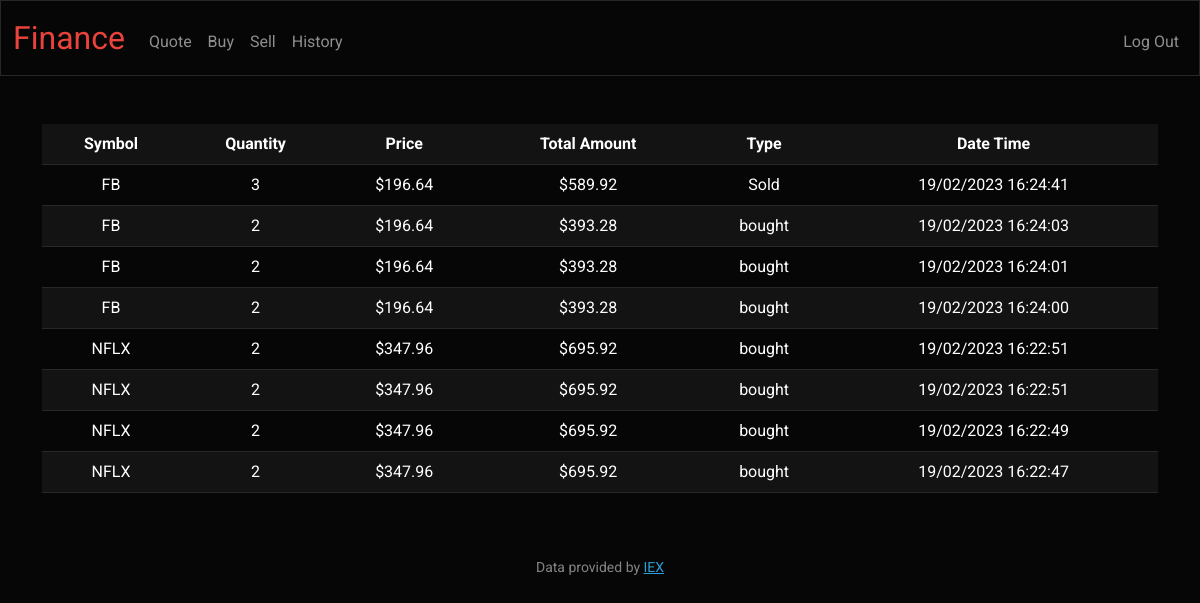
The app's page /history (signed in) with its own data.
### tables this page shows
CREATE TABLE transactions ('id' INTEGER PRIMARY KEY AUTOINCREMENT NOT NULL,'userid' INTEGER NOT NULL, 'name' TEXT NOT NULL,'symbol' TEXT NOT NULL, 'price' NUMERIC NOT NULL ,'quantity' INTEGER,'type' TEXT NOT NULL,'date' TEXT NOT NULL, 'time' TEXT NOT NULL, 'total' NUMERIC NOT NULL,FOREIGN KEY(userid) REFERENCES users(id) );

### app.py (the view)
@app.route("/history")
@login_required
def history():
    user_id = session["user_id"]
    transactions_history = db.execute(
        "SELECT * FROM transactions WHERE userid=? ORDER BY id DESC", user_id)
    return render_template("history.html", transactions=transactions_history)

### app.py (called while the page is built)
@app.after_request
def after_request(response):
    response.headers["Cache-Control"] = "no-cache, no-store, must-revalidate"
    response.headers["Expires"] = 0
    response.headers["Pragma"] = "no-cache"
    return response

### helpers.py (called while the page is built)
def login_required(f):
    @wraps(f)
    def decorated_function(*args, **kwargs):
        if session.get("user_id") is None:
            return redirect("/login")
        return f(*args, **kwargs)
    return decorated_function

def usd(value):
    return f"${value:,.2f}"

### templates/history.html (shortened to what this page needs)
{% extends "layout.html" %}
{% block main %}
    <div class="container">
        <table class="table table-striped">
            <thead>
                <tr>
                    <th>Symbol</th>
                    <th>Quantity</th>
                    <th>Price</th>
                    <th>Total Amount</th>
                    <th>Type</th>
                    <th>Date Time</th>
                </tr>
            </thead>
            <tbody>
                    {% for i in transactions %}
                    <tr>
                        <td>{{ i["symbol"].upper() }}</td>
                        <td>{{ i["quantity"] }}</td>
                        <td>{{ i["price"] | usd }}</td>
                        <td>{{ i["total"] | usd }}</td>
                        <td>{{ i["type"] }}</td>
                        <td>{{i["date"]}} {{i["time"]}}</td>
                    </tr>
                    {% endfor %}
            </tbody>
        </table>
    </div>
{% endblock %}

### templates/layout.html (shortened to what this page needs)
<!DOCTYPE html>
<html lang="en">
    <head>
        <link href="https://cdn.jsdelivr.net/npm/bootswatch@5.2.3/dist/cyborg/bootstrap.min.css" rel="stylesheet"></link>
        <link href="/static/styles.css" rel="stylesheet">
    </head>
    <body>
        <nav class="navbar navbar-expand-md navbar-dark bg-dark">
            <div class="container-fluid">
                <a class="navbar-brand" href="/">
                    <span class="red">Finance</span>
                </a>
                <div class="collapse navbar-collapse" id="navbar">
                    {% if session["user_id"] %}
                        <ul class="navbar-nav me-auto mt-2">
                            <li class="nav-item"><a class="nav-link" href="/quote">Quote</a></li>
                            <li class="nav-item"><a class="nav-link" href="/buy">Buy</a></li>
                            <li class="nav-item"><a class="nav-link" href="/sell">Sell</a></li>
                            <li class="nav-item"><a class="nav-link" href="/history">History</a></li>
                        </ul>
                        <ul class="navbar-nav ms-auto mt-2">
                            <li class="nav-item"><a class="nav-link" href="/logout">Log Out</a></li>
                        </ul>
                    {% else %}
                        <ul class="navbar-nav ms-auto mt-2">
                            <li class="nav-item"><a class="nav-link" href="/register">Register</a></li>
                            <li class="nav-item"><a class="nav-link" href="/login">Log In</a></li>
                        </ul>
                    {% endif %}
                </div>
            </div>
        </nav>
        <main class="container-fluid py-5 text-center">
            {% block main %}{% endblock %}
        </main>
        <footer class="mb-5 small text-center text-muted">
            Data provided by <a href="https://iexcloud.io/">IEX</a>
        </footer>
    </body>
</html>

### static/styles.css (style rules this page uses)
nav .navbar-brand { font-size: xx-large; }
nav .navbar-brand .red { color: #ea433b; }

### records on screen
transactions: symbol "FB", quantity "3", price "$196.64", total "$589.92", type "Sold", date "19/02/2023", time "16:24:41"
transactions: symbol "FB", quantity "2", price "$196.64", total "$393.28", type "bought", date "19/02/2023", time "16:24:03"
transactions: symbol "FB", quantity "2", price "$196.64", total "$393.28", type "bought", date "19/02/2023", time "16:24:01"
transactions: symbol "FB", quantity "2", price "$196.64", total "$393.28", type "bought", date "19/02/2023", time "16:24:00"
transactions: symbol "NFLX", quantity "2", price "$347.96", total "$695.92", type "bought", date "19/02/2023", time "16:22:51"
transactions: symbol "NFLX", quantity "2", price "$347.96", total "$695.92", type "bought", date "19/02/2023", time "16:22:51"
transactions: symbol "NFLX", quantity "2", price "$347.96", total "$695.92", type "bought", date "19/02/2023", time "16:22:49"
transactions: symbol "NFLX", quantity "2", price "$347.96", total "$695.92", type "bought", date "19/02/2023", time "16:22:47"
